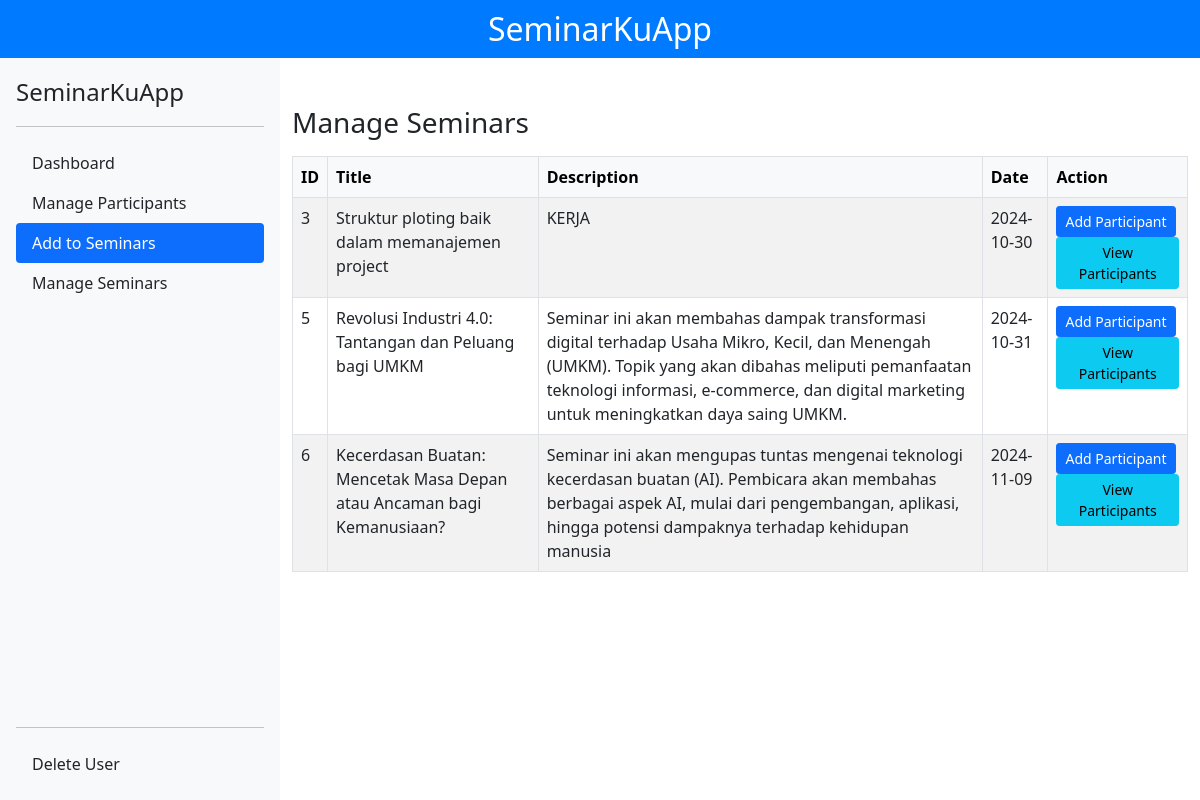
Screenshot of /Admin/AddParticipan.php with the database file from the repository.
### tables this page shows
CREATE TABLE `seminars` (
  `id` int(50) NOT NULL,
  `title` varchar(255) NOT NULL,
  `description` text NOT NULL,
  `date` date NOT NULL,
  `capacity` int(11) NOT NULL
);

### Admin/AddParticipan.php (the view, shortened to what this page needs)
<?php
include('../config/conn.php');
$sql = "SELECT * FROM seminars";
$result = $conn->query($sql);
?>
<!doctype html>
<html lang="en">
  <head>
    <link href="https://cdn.jsdelivr.net/npm/bootstrap@5.0.2/dist/css/bootstrap.min.css" rel="stylesheet">
    <link rel="stylesheet" href="../asset/style.css">
  </head>
  <body>
    <div class="topbar">
      <h2 class="text-center">SeminarKuApp</h2>
    </div>
    <div class="wrapper">
      <div class="d-flex flex-column flex-shrink-0 p-3 bg-light" style="width: 280px;">
          <a href="/" class="d-flex align-items-center mb-3 mb-md-0 me-md-auto link-dark text-decoration-none">
            <span class="fs-4">SeminarKuApp</span>
          </a>
          <hr>
          <ul class="nav nav-pills flex-column mb-auto">
            <li class="nav-item">
              <a href="dashboardAdmin.php" class="nav-link link-dark">
                Dashboard
              </a>
            </li>
            <li>
              <a href="ManageUser.php" class="nav-link link-dark">
                Manage Participants
              </a>
            </li>
            <li>
              <a href="AddParticipan.php" class="nav-link active" aria-current="page">
                Add to Seminars
              </a>
            </li>
            <li>
              <a href="seminars.php" class="nav-link link-dark">
                Manage Seminars
              </a>
            </li>
          </ul>
          <hr>
          <ul class="nav flex-column">
            <li>
              <a href="deletecUser.php" class="nav-link link-dark">
                Delete User
              </a>
            </li>
          </ul>
      </div>
      <div class="container mt-5">
        <h3>Manage Seminars</h3>
        <table class="table table-striped table-bordered mt-3">
          <thead class="table-light">
            <tr>
              <th>ID</th>
              <th>Title</th>
              <th>Description</th>
              <th>Date</th>
              <th>Action</th>
            </tr>
          </thead>
          <tbody>
            <?php
            if ($result->num_rows > 0) {
                while ($row = $result->fetch_assoc()) {
                    echo "<tr>";
                    echo "<td>" . $row['id'] . "</td>";
                    echo "<td>" . $row['title'] . "</td>";
                    echo "<td>" . $row['description'] . "</td>";
                    echo "<td>" . $row['date'] . "</td>";
                    echo "<td>
                            <button class='btn btn-primary btn-sm' data-bs-toggle='modal' data-bs-target='#addParticipantModal" . $row['id'] . "'>Add Participant</button>
                            <a href='ViewParticipants.php?seminar_id=" . $row['id'] . "' class='btn btn-info btn-sm'>View Participants</a>
                          </td>";
                    echo "</tr>";
                }
            } else {
                echo "<tr><td colspan='5' class='text-center'>No seminars found</td></tr>";
            }
            ?>
          </tbody>
        </table>
      </div>
    </div>
  </body>
</html>

### asset/style.css (style rules this page uses)
body { display: flex; min-height: 100vh; flex-direction: column; }
.wrapper { display: flex; flex-grow: 1; }
.topbar { background-color: #007bff; color: white; padding: 10px; }
.topbar h2 { margin: 0; }

### rows the page displays
seminars: id "3", title "Struktur ploting baik dalam memanajemen project", description "KERJA", date "2024-10-30"
seminars: id "5", title "Revolusi Industri 4.0: Tantangan dan Peluang bagi UMKM", description "Seminar ini akan membahas dampak transformasi digital terhadap Usaha Mikro, Kecil, dan Menengah (UMKM). Topik yang akan dibahas meliputi pemanfaatan teknologi informasi, e-commerce, dan digital marketing untuk meningkatkan daya saing UMKM.", date "2024-10-31"
seminars: id "6", title "Kecerdasan Buatan: Mencetak Masa Depan atau Ancaman bagi Kemanusiaan?", description "Seminar ini akan mengupas tuntas mengenai teknologi kecerdasan buatan (AI). Pembicara akan membahas berbagai aspek AI, mulai dari pengembangan, aplikasi, hingga potensi dampaknya terhadap kehidupan manusia", date "2024-11-09"
